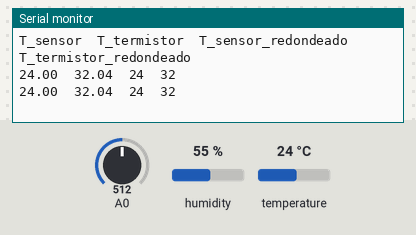
Bench run of a sketch on a simulated Arduino Uno, built with avr-gcc and run on an emulated ATmega328P. Shown: the last lines printed to the serial monitor. The inputs (shaded band) are chosen by the test bench; at power-on: temperature 24 °C, A0 = 512, humidity 55 %.

Above: at 4.8 s.
4.9 s: temperature set to 12 °C
At 7.1 s:
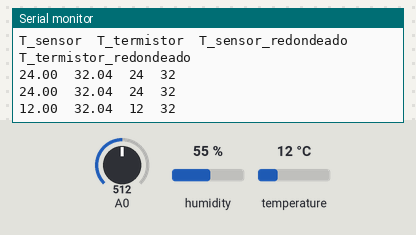
7.9 s: A0 set to 716
At 9.5 s:
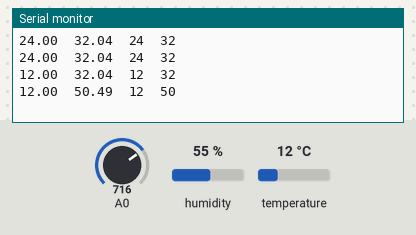
10.9 s: temperature set to 19 °C
At 13.2 s:
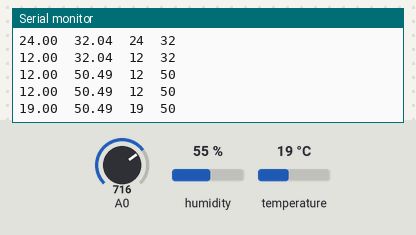
13.9 s: A0 set to 900
At 15.7 s:
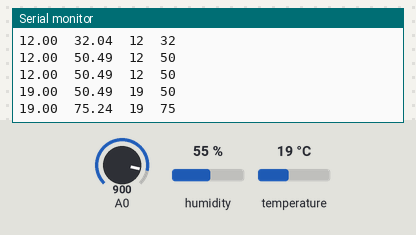
Timing chart, 0 to 17.2 s (numbered marks = the images above; inputs shaded):
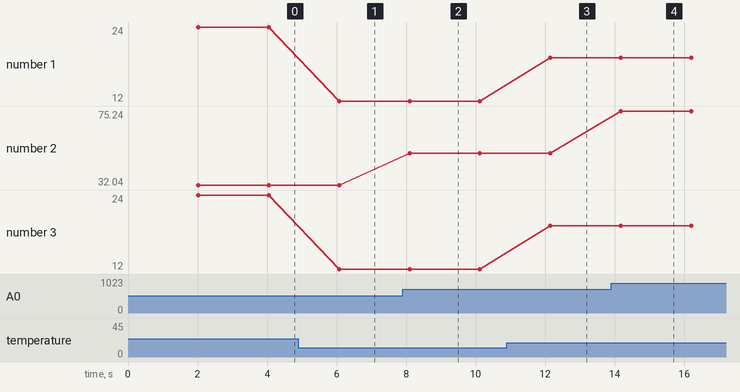

The sketch:

DHTtester_and_thermistor.ino
```cpp
// Sketch para tomar temperatura simultameneamente del DTH y un termistor
// Basado en el ejemplo DHTtester

// Requiere las siguientes librerias de Arduino
// - DHT Sensor Library: https://github.com/adafruit/DHT-sensor-library
// - Adafruit Unified Sensor Lib: https://github.com/adafruit/Adafruit_Sensor

#include "DHT.h"
#include <math.h>

// Pin al que se conecatrá el sensor
#define DHTPIN 5     // Debe ser un pin digital


// Define el tipo de sensor, en este caso sólo nos interesa el DHT11
// Revisar el sketch original para otro tipo de sensores
#define DHTTYPE DHT11   // DHT 11


// Instrucciones de conección del sensor:
// Conectar el pin 1 (a la izquierda) del sensor a +5V o +3.3V
// Conectar el pin 2 del sensor al DHTPIN elegido (para conectar al arduino)
// Conectar el pin 3 (a la derecha) del sensor a tierra
// (si el sensor tiene tres pines)
// Conectar el pin 4 (a la derecha) del sensor a tierra
// y dejar el pin 3 sin conectar
// (si el sensor tiene cuatro pines)
// Conectar una resistencia de 10k del pin 2 (data) a pin 1 (power)
// del sensor.

// Inicializacion del sensor
DHT dht(DHTPIN, DHTTYPE);


void setup() {
  Serial.begin(9600);
  // Serial.println(F("DHTxx test!"));

  dht.begin();

  // Imprimiendo mediciones
  Serial.print(F("T_sensor"));
  Serial.print("\t");
  Serial.print(F("T_termistor"));
  Serial.print("\t");
  Serial.print(F("T_sensor_redondeado"));
  Serial.print("\t");
  Serial.println(F("T_termistor_redondeado"));
}

void loop() {
  // Tiempo de espera entre mediciones
  delay(2000);

  // Leer temperatura y humedad toma alrededor de 250 milisegundos
  // Las lecturas de sensor pueden tomar mas dependiendo del sensor

  // Lee la temperatura en celcius (por default)
  float t_sensor = dht.readTemperature();

  // Chequea si hay error de lectura con el sensor e intenta de nuevo.
  if (isnan(t_sensor)) {
    Serial.println(F("Failed to read from DHT sensor!"));
    return;
  }

  // Lee la temperatura del termistor
  float t_termistor = readResistor();


  // Imprimiendo mediciones
  Serial.print(t_sensor);
  Serial.print("\t");
  Serial.print(t_termistor);
  Serial.print("\t");
  Serial.print(round(t_sensor));
  Serial.print("\t");
  Serial.println(round(t_termistor));
}


float readResistor(){
  int Vo = analogRead(A0);
  float R1 = 1000;       // valor de la resistencia fija
  //Factores de la ecuacion de Steinhart-Hart, tomados de la web
  float c1 = 2.229674985e-03, c2 = 1.211871452e-04, c3 = 8.713435086e-07;

  //Modelo de Steinhart-Hart
  float R2 = R1 * (1023.0 / (float(Vo)) - 1.0); //  tension a resistencia
  float logR2 = log(R2);
  float TEMP = (1.0 / (c1 + c2*logR2 + c3*logR2*logR2*logR2));   // ecuacion S-H

  //Kelvin a Centigrados y correccion de 8 grados para temperatura ambiente
  TEMP = TEMP - 273.15; //Conversion
  TEMP = TEMP + 7; //Ajuste

  return TEMP;
}
```

Measured:
- after the input at 4.9 s, the serial monitor: prints a new line after 1.2 s (image 1)
- after the input at 7.9 s, the serial monitor: prints a new line after 0.20 s (image 2)
- after the input at 10.9 s, the serial monitor: prints a new line after 1.2 s (image 3)
- after the input at 13.9 s, the serial monitor: prints a new line after 0.27 s (image 4)
- plotted number 1: 24 → 12 after the input at 4.9 s, 12 → 19 after the input at 10.9 s
- plotted number 2: 32.04 → 50.49 after the input at 7.9 s, 50.49 → 75.24 after the input at 13.9 s
- plotted number 3: 24 → 12 after the input at 4.9 s, 12 → 19 after the input at 10.9 s
